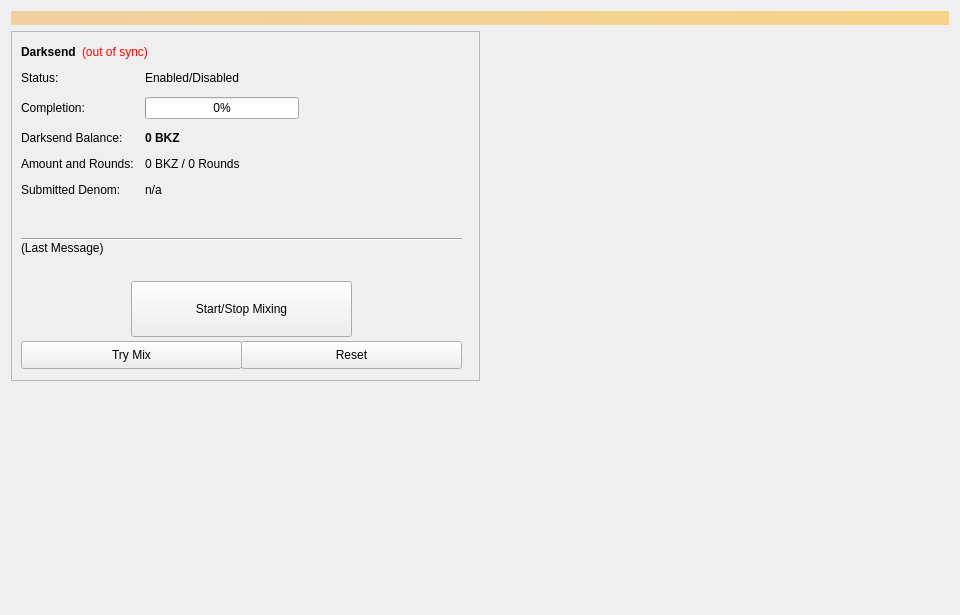
<?xml version="1.0" encoding="UTF-8"?>
<ui version="4.0">
 <class>Coinmix</class>
 <widget class="QWidget" name="Coinmix">
  <property name="geometry">
   <rect>
    <x>0</x>
    <y>0</y>
    <width>960</width>
    <height>615</height>
   </rect>
  </property>
  <property name="minimumSize">
   <size>
    <width>960</width>
    <height>0</height>
   </size>
  </property>
  <property name="windowTitle">
   <string>Form</string>
  </property>
  <layout class="QVBoxLayout" name="topLayout">
   <item>
    <widget class="QLabel" name="labelAlerts">
     <property name="visible">
      <bool>false</bool>
     </property>
     <property name="styleSheet">
      <string notr="true">background-color: qlineargradient(x1: 0, y1: 0, x2: 1, y2: 0, stop:0 #F0D0A0, stop:1 #F8D488); color:#000000;</string>
     </property>
     <property name="wordWrap">
      <bool>true</bool>
     </property>
     <property name="margin">
      <number>3</number>
     </property>
    </widget>
   </item>
   <item>
    <layout class="QHBoxLayout" name="horizontalLayout" stretch="1,1">
     <item>
      <layout class="QVBoxLayout" name="verticalLayout_2">
       <item>
        <widget class="QFrame" name="frameDarksend">
         <property name="minimumSize">
          <size>
           <width>0</width>
           <height>350</height>
          </size>
         </property>
         <property name="layoutDirection">
          <enum>Qt::LeftToRight</enum>
         </property>
         <property name="frameShape">
          <enum>QFrame::StyledPanel</enum>
         </property>
         <property name="frameShadow">
          <enum>QFrame::Raised</enum>
         </property>
         <widget class="QWidget" name="formLayoutWidget">
          <property name="geometry">
           <rect>
            <x>10</x>
            <y>40</y>
            <width>451</width>
            <height>161</height>
           </rect>
          </property>
          <layout class="QFormLayout" name="formLayout">
           <property name="fieldGrowthPolicy">
            <enum>QFormLayout::AllNonFixedFieldsGrow</enum>
           </property>
           <property name="horizontalSpacing">
            <number>11</number>
           </property>
           <property name="verticalSpacing">
            <number>12</number>
           </property>
           <item row="0" column="0">
            <widget class="QLabel" name="label_6">
             <property name="text">
              <string>Status:</string>
             </property>
            </widget>
           </item>
           <item row="1" column="0">
            <widget class="QLabel" name="label_7">
             <property name="text">
              <string>Completion:</string>
             </property>
            </widget>
           </item>
           <item row="1" column="1">
            <widget class="QProgressBar" name="DarksendProgress">
             <property name="maximumSize">
              <size>
               <width>154</width>
               <height>16777215</height>
              </size>
             </property>
             <property name="value">
              <number>0</number>
             </property>
            </widget>
           </item>
           <item row="2" column="0">
            <widget class="QLabel" name="labelAnonymizedText">
             <property name="text">
              <string>Darksend Balance:</string>
             </property>
            </widget>
           </item>
           <item row="2" column="1">
            <widget class="QLabel" name="labelAnonymized">
             <property name="font">
              <font>
               <weight>75</weight>
               <bold>true</bold>
              </font>
             </property>
             <property name="text">
              <string notr="true">0 BKZ</string>
             </property>
            </widget>
           </item>
           <item row="3" column="0">
            <widget class="QLabel" name="label_8">
             <property name="text">
              <string>Amount and Rounds:</string>
             </property>
            </widget>
           </item>
           <item row="3" column="1">
            <widget class="QLabel" name="labelAmountRounds">
             <property name="text">
              <string>0 BKZ / 0 Rounds</string>
             </property>
            </widget>
           </item>
           <item row="4" column="0">
            <widget class="QLabel" name="label_9">
             <property name="text">
              <string>Submitted Denom:</string>
             </property>
            </widget>
           </item>
           <item row="4" column="1">
            <widget class="QLabel" name="labelSubmittedDenom">
             <property name="toolTip">
              <string>The denominations you submitted to the Masternode.&lt;br&gt;To mix, other users must submit the exact same denominations.</string>
             </property>
             <property name="text">
              <string>n/a</string>
             </property>
            </widget>
           </item>
           <item row="0" column="1">
            <widget class="QLabel" name="DarksendEnabled">
             <property name="text">
              <string>Enabled/Disabled</string>
             </property>
            </widget>
           </item>
          </layout>
         </widget>
         <widget class="QPushButton" name="runAutoDenom">
          <property name="geometry">
           <rect>
            <x>251</x>
            <y>17</y>
            <width>1</width>
            <height>1</height>
           </rect>
          </property>
          <property name="palette">
           <palette>
            <active>
             <colorrole role="WindowText">
              <brush brushstyle="SolidPattern">
               <color alpha="255">
                <red>0</red>
                <green>0</green>
                <blue>0</blue>
               </color>
              </brush>
             </colorrole>
             <colorrole role="Button">
              <brush brushstyle="SolidPattern">
               <color alpha="255">
                <red>239</red>
                <green>238</green>
                <blue>238</blue>
               </color>
              </brush>
             </colorrole>
             <colorrole role="Light">
              <brush brushstyle="SolidPattern">
               <color alpha="255">
                <red>255</red>
                <green>255</green>
                <blue>255</blue>
               </color>
              </brush>
             </colorrole>
             <colorrole role="Midlight">
              <brush brushstyle="SolidPattern">
               <color alpha="255">
                <red>247</red>
                <green>246</green>
                <blue>246</blue>
               </color>
              </brush>
             </colorrole>
             <colorrole role="Dark">
              <brush brushstyle="SolidPattern">
               <color alpha="255">
                <red>119</red>
                <green>119</green>
                <blue>119</blue>
               </color>
              </brush>
             </colorrole>
             <colorrole role="Mid">
              <brush brushstyle="SolidPattern">
               <color alpha="255">
                <red>159</red>
                <green>159</green>
                <blue>159</blue>
               </color>
              </brush>
             </colorrole>
             <colorrole role="Text">
              <brush brushstyle="SolidPattern">
               <color alpha="255">
                <red>0</red>
                <green>0</green>
                <blue>0</blue>
               </color>
              </brush>
             </colorrole>
             <colorrole role="BrightText">
              <brush brushstyle="SolidPattern">
               <color alpha="255">
                <red>255</red>
                <green>255</green>
                <blue>255</blue>
               </color>
              </brush>
             </colorrole>
             <colorrole role="ButtonText">
              <brush brushstyle="SolidPattern">
               <color alpha="255">
                <red>0</red>
                <green>0</green>
                <blue>0</blue>
               </color>
              </brush>
             </colorrole>
             <colorrole role="Base">
              <brush brushstyle="SolidPattern">
               <color alpha="255">
                <red>255</red>
                <green>255</green>
                <blue>255</blue>
               </color>
              </brush>
             </colorrole>
             <colorrole role="Window">
              <brush brushstyle="SolidPattern">
               <color alpha="255">
                <red>239</red>
                <green>238</green>
                <blue>238</blue>
               </color>
              </brush>
             </colorrole>
             <colorrole role="Shadow">
              <brush brushstyle="SolidPattern">
               <color alpha="255">
                <red>0</red>
                <green>0</green>
                <blue>0</blue>
               </color>
              </brush>
             </colorrole>
             <colorrole role="AlternateBase">
              <brush brushstyle="SolidPattern">
               <color alpha="255">
                <red>247</red>
                <green>246</green>
                <blue>246</blue>
               </color>
              </brush>
             </colorrole>
             <colorrole role="ToolTipBase">
              <brush brushstyle="SolidPattern">
               <color alpha="255">
                <red>255</red>
                <green>255</green>
                <blue>220</blue>
               </color>
              </brush>
             </colorrole>
             <colorrole role="ToolTipText">
              <brush brushstyle="SolidPattern">
               <color alpha="255">
                <red>0</red>
                <green>0</green>
                <blue>0</blue>
               </color>
              </brush>
             </colorrole>
            </active>
            <inactive>
             <colorrole role="WindowText">
              <brush brushstyle="SolidPattern">
               <color alpha="255">
                <red>0</red>
                <green>0</green>
                <blue>0</blue>
               </color>
              </brush>
             </colorrole>
             <colorrole role="Button">
              <brush brushstyle="SolidPattern">
               <color alpha="255">
                <red>239</red>
                <green>238</green>
                <blue>238</blue>
               </color>
              </brush>
             </colorrole>
             <colorrole role="Light">
              <brush brushstyle="SolidPattern">
               <color alpha="255">
                <red>255</red>
                <green>255</green>
                <blue>255</blue>
               </color>
              </brush>
             </colorrole>
             <colorrole role="Midlight">
              <brush brushstyle="SolidPattern">
               <color alpha="255">
                <red>247</red>
                <green>246</green>
                <blue>246</blue>
               </color>
              </brush>
             </colorrole>
             <colorrole role="Dark">
              <brush brushstyle="SolidPattern">
               <color alpha="255">
                <red>119</red>
                <green>119</green>
                <blue>119</blue>
               </color>
              </brush>
             </colorrole>
             <colorrole role="Mid">
              <brush brushstyle="SolidPattern">
               <color alpha="255">
                <red>159</red>
                <green>159</green>
                <blue>159</blue>
               </color>
              </brush>
             </colorrole>
             <colorrole role="Text">
              <brush brushstyle="SolidPattern">
               <color alpha="255">
                <red>0</red>
                <green>0</green>
                <blue>0</blue>
               </color>
              </brush>
             </colorrole>
             <colorrole role="BrightText">
              <brush brushstyle="SolidPattern">
               <color alpha="255">
                <red>255</red>
                <green>255</green>
                <blue>255</blue>
               </color>
              </brush>
             </colorrole>
             <colorrole role="ButtonText">
              <brush brushstyle="SolidPattern">
               <color alpha="255">
                <red>0</red>
                <green>0</green>
                <blue>0</blue>
               </color>
              </brush>
             </colorrole>
             <colorrole role="Base">
              <brush brushstyle="SolidPattern">
               <color alpha="255">
                <red>255</red>
                <green>255</green>
                <blue>255</blue>
               </color>
              </brush>
             </colorrole>
             <colorrole role="Window">
              <brush brushstyle="SolidPattern">
               <color alpha="255">
                <red>239</red>
                <green>238</green>
                <blue>238</blue>
               </color>
              </brush>
             </colorrole>
             <colorrole role="Shadow">
              <brush brushstyle="SolidPattern">
               <color alpha="255">
                <red>0</red>
                <green>0</green>
                <blue>0</blue>
               </color>
              </brush>
             </colorrole>
             <colorrole role="AlternateBase">
              <brush brushstyle="SolidPattern">
               <color alpha="255">
                <red>247</red>
                <green>246</green>
                <blue>246</blue>
               </color>
              </brush>
             </colorrole>
             <colorrole role="ToolTipBase">
              <brush brushstyle="SolidPattern">
               <color alpha="255">
                <red>255</red>
                <green>255</green>
                <blue>220</blue>
               </color>
              </brush>
             </colorrole>
             <colorrole role="ToolTipText">
              <brush brushstyle="SolidPattern">
               <color alpha="255">
                <red>0</red>
                <green>0</green>
                <blue>0</blue>
               </color>
              </brush>
             </colorrole>
            </inactive>
            <disabled>
             <colorrole role="WindowText">
              <brush brushstyle="SolidPattern">
               <color alpha="255">
                <red>119</red>
                <green>119</green>
                <blue>119</blue>
               </color>
              </brush>
             </colorrole>
             <colorrole role="Button">
              <brush brushstyle="SolidPattern">
               <color alpha="255">
                <red>239</red>
                <green>238</green>
                <blue>238</blue>
               </color>
              </brush>
             </colorrole>
             <colorrole role="Light">
              <brush brushstyle="SolidPattern">
               <color alpha="255">
                <red>255</red>
                <green>255</green>
                <blue>255</blue>
               </color>
              </brush>
             </colorrole>
             <colorrole role="Midlight">
              <brush brushstyle="SolidPattern">
               <color alpha="255">
                <red>247</red>
                <green>246</green>
                <blue>246</blue>
               </color>
              </brush>
             </colorrole>
             <colorrole role="Dark">
              <brush brushstyle="SolidPattern">
               <color alpha="255">
                <red>119</red>
                <green>119</green>
                <blue>119</blue>
               </color>
              </brush>
             </colorrole>
             <colorrole role="Mid">
              <brush brushstyle="SolidPattern">
               <color alpha="255">
                <red>159</red>
                <green>159</green>
                <blue>159</blue>
               </color>
              </brush>
             </colorrole>
             <colorrole role="Text">
              <brush brushstyle="SolidPattern">
               <color alpha="255">
                <red>119</red>
                <green>119</green>
                <blue>119</blue>
               </color>
              </brush>
             </colorrole>
             <colorrole role="BrightText">
              <brush brushstyle="SolidPattern">
               <color alpha="255">
                <red>255</red>
                <green>255</green>
                <blue>255</blue>
               </color>
              </brush>
             </colorrole>
             <colorrole role="ButtonText">
              <brush brushstyle="SolidPattern">
               <color alpha="255">
                <red>119</red>
                <green>119</green>
                <blue>119</blue>
               </color>
              </brush>
             </colorrole>
             <colorrole role="Base">
              <brush brushstyle="SolidPattern">
               <color alpha="255">
                <red>239</red>
                <green>238</green>
                <blue>238</blue>
               </color>
              </brush>
             </colorrole>
             <colorrole role="Window">
              <brush brushstyle="SolidPattern">
               <color alpha="255">
                <red>239</red>
                <green>238</green>
                <blue>238</blue>
               </color>
              </brush>
             </colorrole>
             <colorrole role="Shadow">
              <brush brushstyle="SolidPattern">
               <color alpha="255">
                <red>0</red>
                <green>0</green>
                <blue>0</blue>
               </color>
              </brush>
             </colorrole>
             <colorrole role="AlternateBase">
              <brush brushstyle="SolidPattern">
               <color alpha="255">
                <red>239</red>
                <green>238</green>
                <blue>238</blue>
               </color>
              </brush>
             </colorrole>
             <colorrole role="ToolTipBase">
              <brush brushstyle="SolidPattern">
               <color alpha="255">
                <red>255</red>
                <green>255</green>
                <blue>220</blue>
               </color>
              </brush>
             </colorrole>
             <colorrole role="ToolTipText">
              <brush brushstyle="SolidPattern">
               <color alpha="255">
                <red>0</red>
                <green>0</green>
                <blue>0</blue>
               </color>
              </brush>
             </colorrole>
            </disabled>
           </palette>
          </property>
          <property name="focusPolicy">
           <enum>Qt::NoFocus</enum>
          </property>
          <property name="autoFillBackground">
           <bool>true</bool>
          </property>
          <property name="text">
           <string/>
          </property>
          <property name="flat">
           <bool>true</bool>
          </property>
         </widget>
         <widget class="QPushButton" name="toggleDarksend">
          <property name="geometry">
           <rect>
            <x>120</x>
            <y>250</y>
            <width>221</width>
            <height>56</height>
           </rect>
          </property>
          <property name="sizePolicy">
           <sizepolicy hsizetype="MinimumExpanding" vsizetype="Fixed">
            <horstretch>0</horstretch>
            <verstretch>0</verstretch>
           </sizepolicy>
          </property>
          <property name="text">
           <string>Start/Stop Mixing</string>
          </property>
         </widget>
         <widget class="Line" name="lineLastMessage">
          <property name="geometry">
           <rect>
            <x>10</x>
            <y>200</y>
            <width>441</width>
            <height>16</height>
           </rect>
          </property>
          <property name="orientation">
           <enum>Qt::Horizontal</enum>
          </property>
         </widget>
         <widget class="QLabel" name="DarksendStatus">
          <property name="geometry">
           <rect>
            <x>10</x>
            <y>210</y>
            <width>451</width>
            <height>43</height>
           </rect>
          </property>
          <property name="minimumSize">
           <size>
            <width>288</width>
            <height>43</height>
           </size>
          </property>
          <property name="text">
           <string>(Last Message)</string>
          </property>
          <property name="alignment">
           <set>Qt::AlignLeading|Qt::AlignLeft|Qt::AlignTop</set>
          </property>
          <property name="wordWrap">
           <bool>true</bool>
          </property>
         </widget>
         <widget class="QPushButton" name="DarksendAuto">
          <property name="geometry">
           <rect>
            <x>10</x>
            <y>310</y>
            <width>221</width>
            <height>28</height>
           </rect>
          </property>
          <property name="sizePolicy">
           <sizepolicy hsizetype="MinimumExpanding" vsizetype="Fixed">
            <horstretch>0</horstretch>
            <verstretch>0</verstretch>
           </sizepolicy>
          </property>
          <property name="toolTip">
           <string>Try to manually submit a Darksend request.</string>
          </property>
          <property name="text">
           <string>Try Mix</string>
          </property>
         </widget>
         <widget class="QPushButton" name="DarksendReset">
          <property name="geometry">
           <rect>
            <x>230</x>
            <y>310</y>
            <width>221</width>
            <height>28</height>
           </rect>
          </property>
          <property name="sizePolicy">
           <sizepolicy hsizetype="MinimumExpanding" vsizetype="Fixed">
            <horstretch>0</horstretch>
            <verstretch>0</verstretch>
           </sizepolicy>
          </property>
          <property name="toolTip">
           <string>Reset the current status of Darksend (can interrupt Darksend if it's in the process of Mixing, which can cost you money!)</string>
          </property>
          <property name="autoFillBackground">
           <bool>false</bool>
          </property>
          <property name="text">
           <string>Reset</string>
          </property>
         </widget>
         <widget class="QWidget" name="layoutWidget">
          <property name="geometry">
           <rect>
            <x>10</x>
            <y>10</y>
            <width>431</width>
            <height>22</height>
           </rect>
          </property>
          <layout class="QHBoxLayout" name="horizontalLayout_5">
           <item>
            <widget class="QLabel" name="label_2">
             <property name="font">
              <font>
               <weight>75</weight>
               <bold>true</bold>
              </font>
             </property>
             <property name="text">
              <string>Darksend</string>
             </property>
            </widget>
           </item>
           <item>
            <widget class="QLabel" name="labelDarksendSyncStatus">
             <property name="toolTip">
              <string>The displayed information may be out of date. Your wallet automatically synchronizes with the BKZ network after a connection is established, but this process has not completed yet.</string>
             </property>
             <property name="styleSheet">
              <string notr="true">QLabel { color: red; }</string>
             </property>
             <property name="text">
              <string notr="true">(out of sync)</string>
             </property>
             <property name="alignment">
              <set>Qt::AlignLeading|Qt::AlignLeft|Qt::AlignVCenter</set>
             </property>
            </widget>
           </item>
           <item>
            <spacer name="horizontalSpacer_4">
             <property name="orientation">
              <enum>Qt::Horizontal</enum>
             </property>
             <property name="sizeHint" stdset="0">
              <size>
               <width>40</width>
               <height>20</height>
              </size>
             </property>
            </spacer>
           </item>
          </layout>
         </widget>
        </widget>
       </item>
       <item>
        <spacer name="verticalSpacer">
         <property name="orientation">
          <enum>Qt::Vertical</enum>
         </property>
         <property name="sizeHint" stdset="0">
          <size>
           <width>20</width>
           <height>40</height>
          </size>
         </property>
        </spacer>
       </item>
      </layout>
     </item>
     <item>
      <layout class="QVBoxLayout" name="verticalLayout_3">
       <item>
        <spacer name="verticalSpacer_2">
         <property name="orientation">
          <enum>Qt::Vertical</enum>
         </property>
         <property name="sizeType">
          <enum>QSizePolicy::Expanding</enum>
         </property>
         <property name="sizeHint" stdset="0">
          <size>
           <width>20</width>
           <height>40</height>
          </size>
         </property>
        </spacer>
       </item>
      </layout>
     </item>
    </layout>
   </item>
  </layout>
 </widget>
 <resources/>
 <connections/>
</ui>
